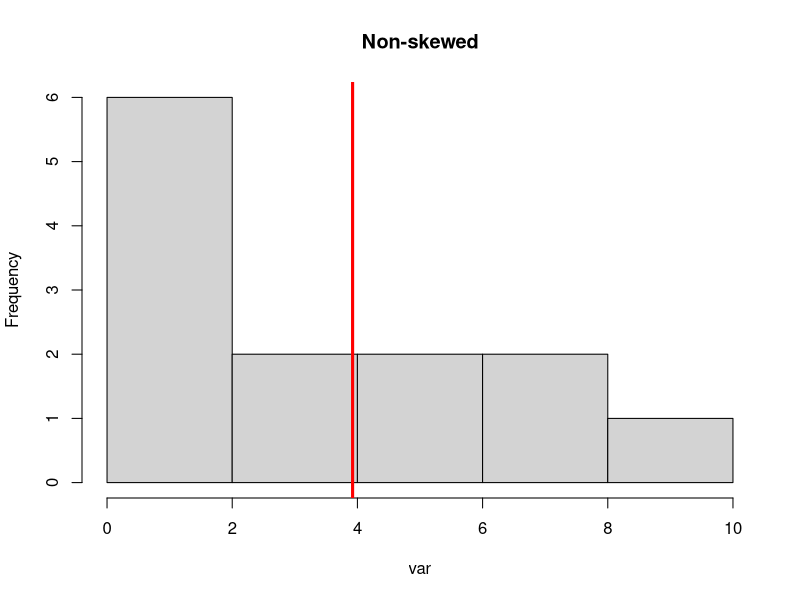
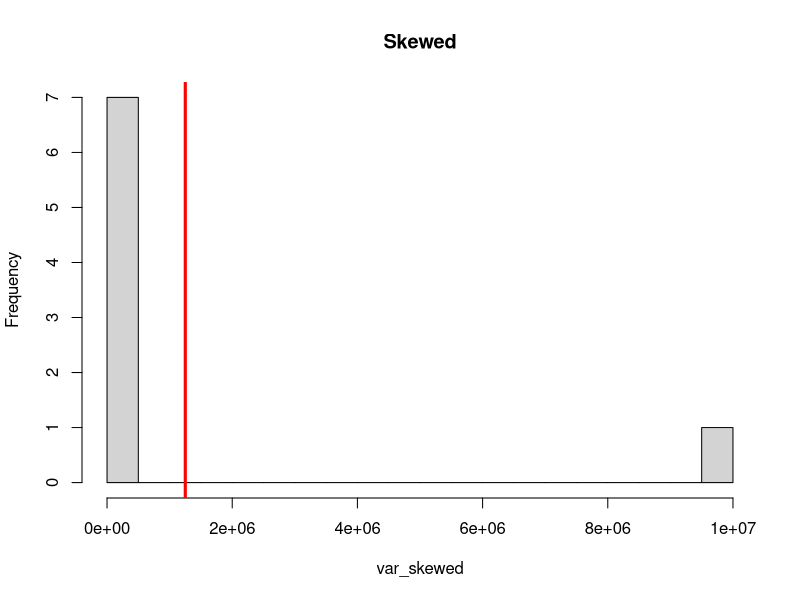
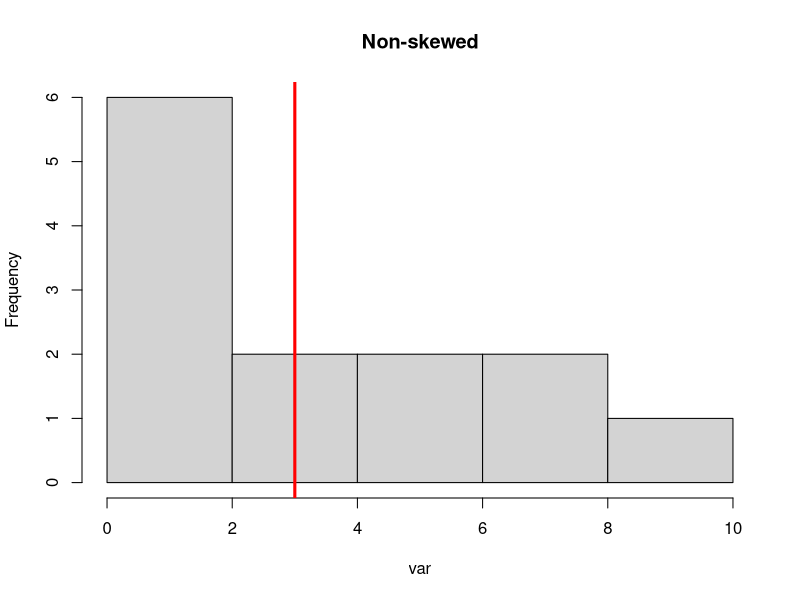
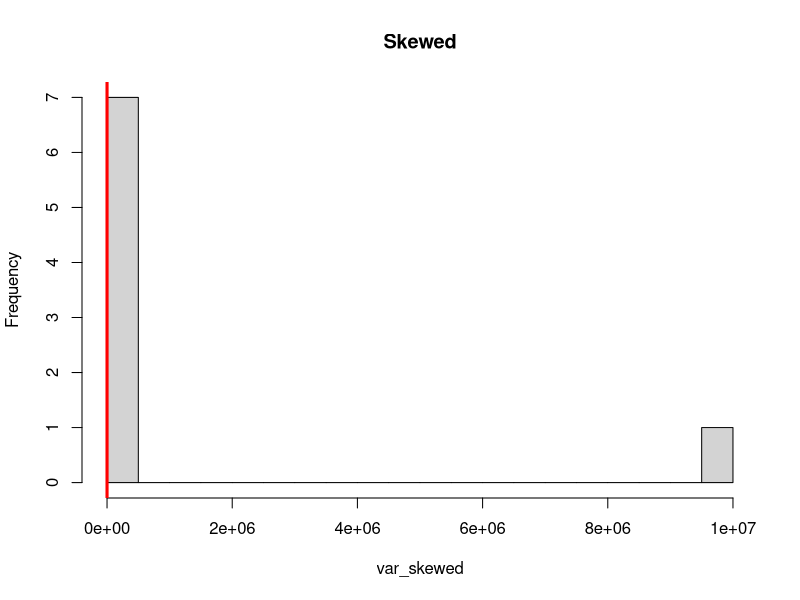
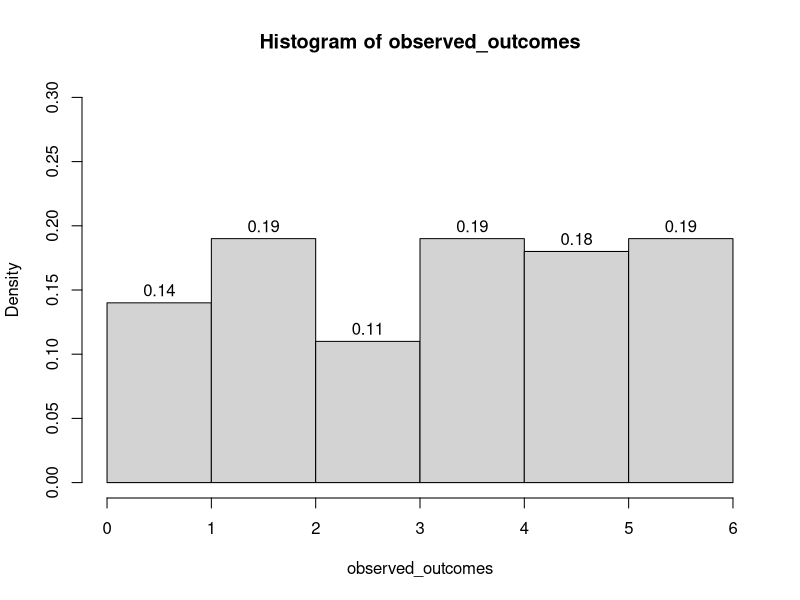
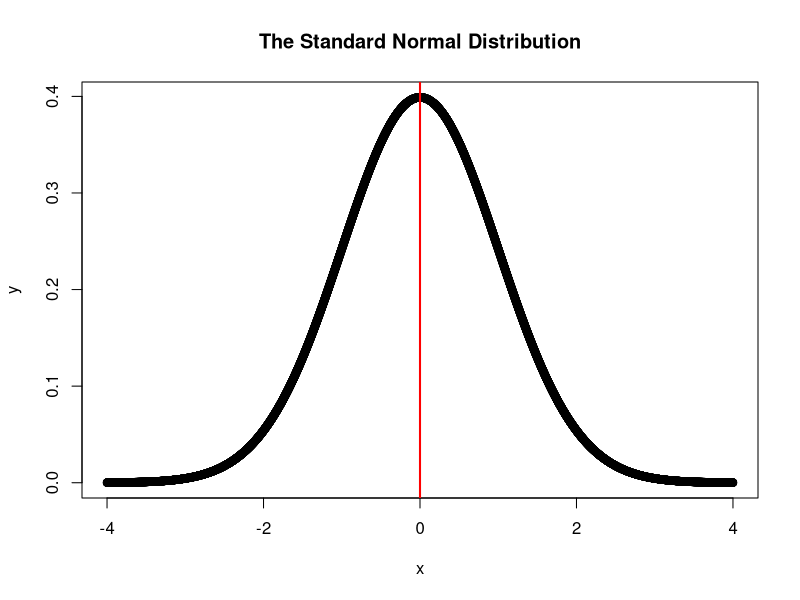
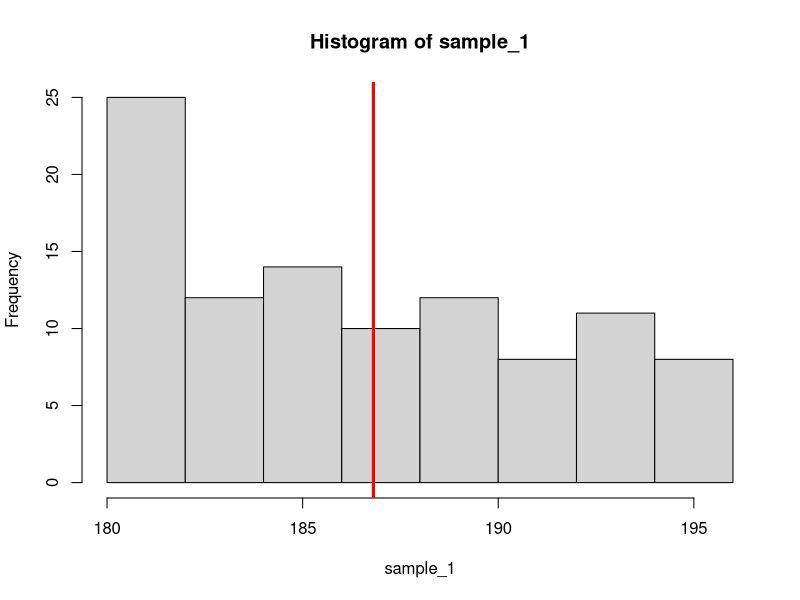
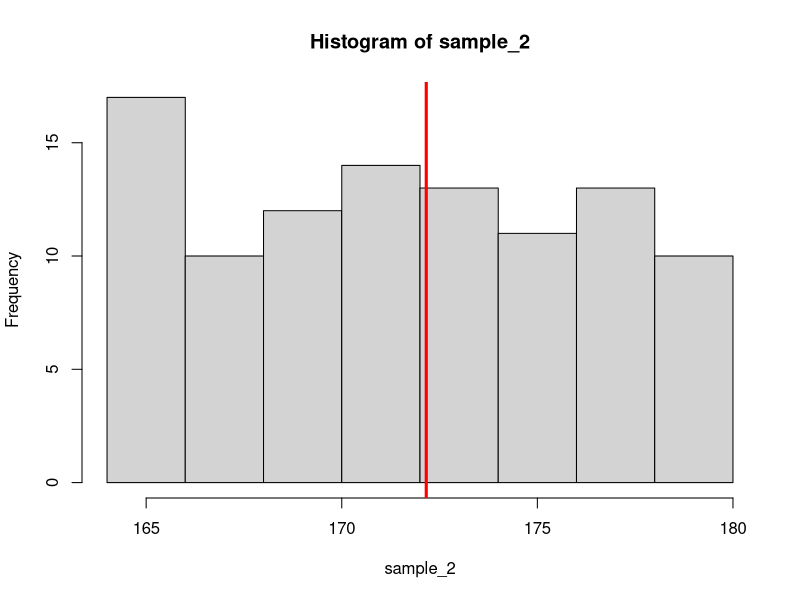

Write the R code that produced these figures, in order.
## ---- chunk 1
var <- c(1,1,1,2,2,2,3,4,5,6,7,8,9)
var_skewed <- c(1,1,1,1,2,3,4,10000000) #<1>

mean(var) #<2>
## ---- chunk 2
mean(var_skewed)
## ---- chunk 3
hist(var, main = "Non-skewed") #<1>
abline(v = mean(var), col="red", lwd=3) #<2>
## ---- chunk 4
hist(var_skewed, breaks = 30, main = "Skewed")
abline(v = mean(var_skewed), col="red", lwd=3)
## ---- chunk 5
median(var)
## ---- chunk 6
median(var_skewed)
## ---- chunk 7
hist(var, main = "Non-skewed")
abline(v = median(var), col="red", lwd=3)
## ---- chunk 8
hist(var_skewed, breaks = 30, main = "Skewed")
abline(v = median(var_skewed), col="red", lwd=3)
## ---- chunk 9
table(var)
## ---- chunk 10
table(var_skewed)
## ---- chunk 11
var(var) #<1>
## ---- chunk 12
var(var_skewed) #result is 12500000000000
## ---- chunk 13
sd(var)
## ---- chunk 14
sd(var_skewed)
## ---- chunk 15
lin_1 <- seq(1,10) #<1>
lin_2 <- seq(-1,-10) #<2>

cor(lin_1, lin_2) #<3>
## ---- chunk 16
sq_2 <- lin_1^2 #<1>

cor(lin_1, sq_2) #<2>
## ---- chunk 17
set.seed(126)
possible_outcomes <- seq(1,6)
observed_outcomes <- sample(possible_outcomes, size = 100, 
                            replace = T, prob = c(1/6,1/6,1/6,1/6,1/6,1/6))

hist(observed_outcomes, breaks = c(0,1,2,3,4,5,6), freq = F, 
     labels = T, ylim = c(0,.3))
## ---- chunk 18
x <- seq(-4,4,.001)
y <- dnorm(x)

plot(x,y, main = "The Standard Normal Distribution")
abline(v=mean(x), col = "red", lwd=2)

## ---- chunk 19
set.seed(128) #<1>
pop_1 <- seq(180,195) #<2>
pop_2 <- seq(165,180) #<3>

sample_1 <- sample(pop_1, 100, replace = T) #<4>
sample_2 <- sample(pop_2, 100, replace = T) #<5>
## ---- chunk 20
hist(sample_1)
abline(v=mean(sample_1), col="red", lwd=3)
## ---- chunk 21
hist(sample_2, xlim = c(164,180))
abline(v=mean(sample_2), col="red", lwd=3)
## ---- chunk 22
(t_test <- t.test(sample_1, sample_2, alternative = "greater"))
## ---- chunk 23
t_test$p.value
## ---- chunk 24
library(MASS) #<1>
(animals <- MASS::Animals) #<2>
## ---- chunk 25
regression <- lm(brain~body, animals) #<1>
summary(regression) #<2>
## ---- chunk 26
library(ggplot2)
ggplot(animals, aes(x=body, y=brain)) + #<1>
  geom_point() + #<2>
  geom_smooth(method="lm", se=F) #<3>
